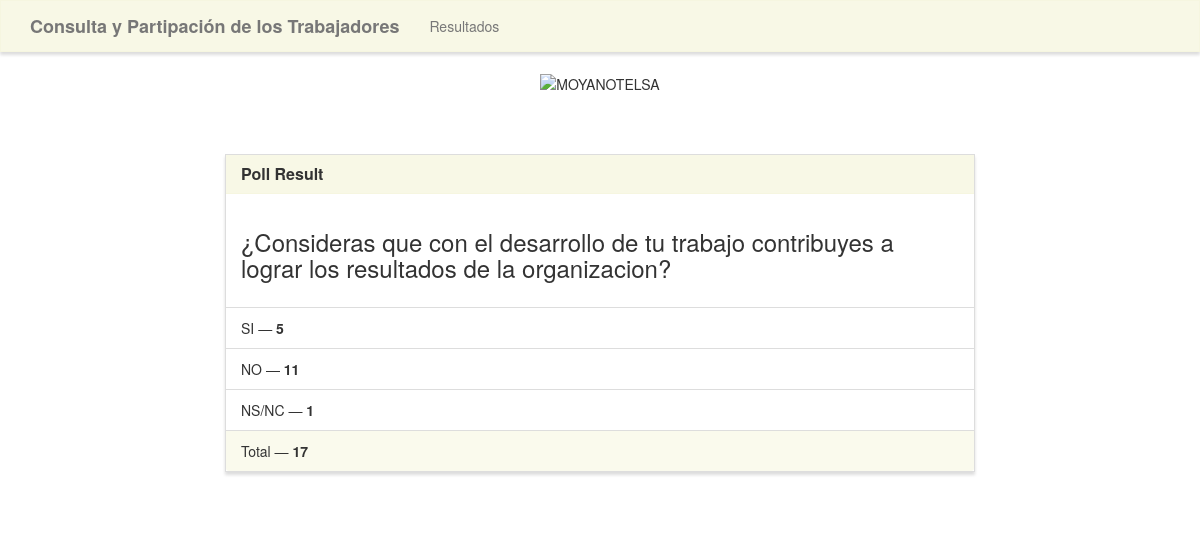
The app's page /results/1/ with its own data.
### encuesta/models.py (models this page shows)
class Poll (models.Model):
    question = models.TextField()
    option_one = models.CharField(max_length=30)
    option_two = models.CharField(max_length=30)
    option_three = models.CharField(max_length=30)
    option_one_count = models.IntegerField(default=0)
    option_two_count = models.IntegerField(default=0)
    option_three_count = models.IntegerField(default=0)
    def total(self):
        return self.option_one_count + self.option_two_count + self.option_three_count

### encuesta/views.py (the view)
# urls.py: path('results/<poll_id>/', poll_views.results, name='results'),
def results(request, poll_id):
    poll = Poll.objects.get(pk=poll_id)
    context = {
        'poll' : poll
    }
    return render(request, 'poll/results.html', context)

### encuesta/templates/poll/results.html (shortened to what this page needs)
{% extends "poll/base.html" %}
{% block main %}
<div class="row" style="text-align: center;">
    <img src="http://www.moyanotelsa.com/themes/sice/images/logo-moyanotelsa.jpg" class="img-fluid" alt="MOYANOTELSA">
</div>
<br>
<br>
<br>
<div class="row" >
    <div class="col-lg-8 col-lg-offset-2">
        <div class="panel panel-default">
            <div class="panel-heading">
                <h3 class="panel-title">Poll Result</h3>
            </div>
            <div class="panel-body">
                <h3>{{ poll.question }}</h3>
            </div>
            <ul class="list-group">
                <li class="list-group-item">{{ poll.option_one }} &mdash; <strong>{{ poll.option_one_count }}</strong></li>
                <li class="list-group-item">{{ poll.option_two }} &mdash; <strong>{{ poll.option_two_count }}</strong></li>
                <li class="list-group-item">{{ poll.option_three }} &mdash; <strong>{{ poll.option_three_count }}</strong></li>
            </ul>
            <div class="panel-footer">
                Total &mdash; <strong>{{ poll.total }}</strong>
            </div>
        </div>
    </div>
</div>
<br>
<br>
{% endblock %}

### encuesta/static/polls/style.css (style rules this page uses)
.navbar-default, .btn, .form-control, .panel { border-radius: 0; }
.panel-default > .panel-heading { color: #333; background-color: rgba(245, 245, 220, 0.7); border-color: rgba(245, 245, 220, 0.6); border-top-left-radius: 0; border-top-right-radius: 0; }
.panel-footer { background-color: rgba(245, 245, 220, 0.5); border-color: rgba(245, 245, 220, 0.4); }
.panel { box-shadow: 0px 3px 3px 0px #ddd; }
a.navbar-brand, .panel-title { font-weight: bolder; }

### records on screen
Poll: question "¿Consideras que con el desarrollo de tu trabajo contribuyes a lograr los resultados de la organizacion?", option_one "SI", option_one_count "5", option_two "NO", option_two_count "11", option_three "NS/NC", option_three_count "1", total "17"
